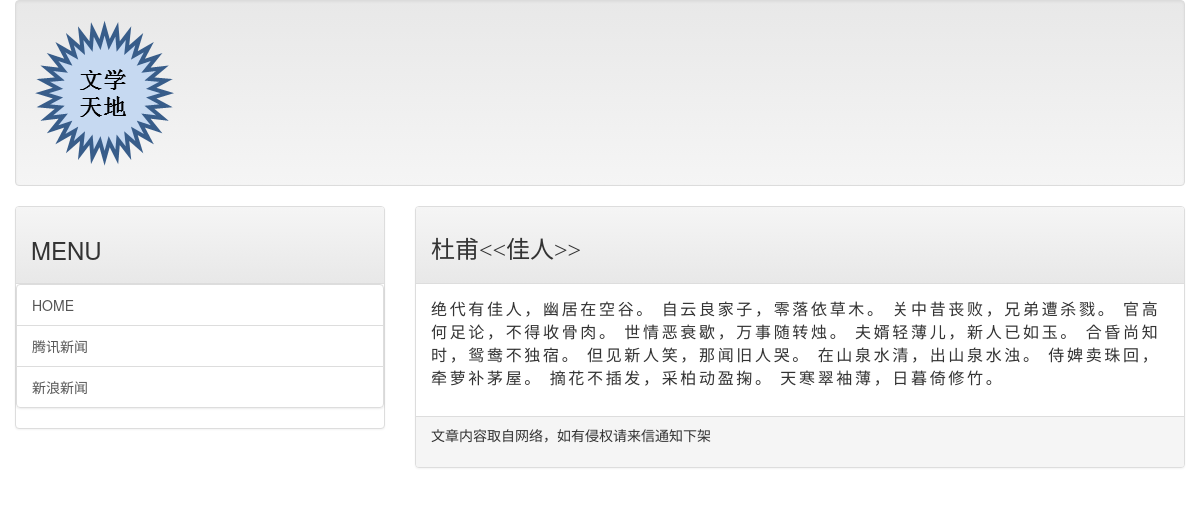
Screenshot of /post/jiaren with the database file from the repository.
### mainsite/models.py (models this page shows, shortened)
class Post(models.Model):
	title = models.CharField(max_length=200)
	slug = models.CharField(max_length=200)
	body = models.TextField()
	pub_date = models.DateTimeField(default=timezone.now)
	class Meta:
		ordering = ('-pub_date',)

### mainsite/views.py (the view)
# urls.py: url(r'^post/(\w+)$',showpost),
def showpost(request,slug):
	template = get_template('post.html')
	try:
		post = Post.objects.get(slug=slug)
		if post != None:
			html = template.render(locals())
			return HttpResponse(html)
	except:
		return redirect('/')

### templates/post.html (shortened to what this page needs)
{% extends 'base.html' %}
{% load markdown_deux_tags %}
{% block headmessage %}
	<h3 style="font-family: 微软雅黑";>{{ post.title }}</h3>
{% endblock %}
{% block content %}
	<p style="font-family: 微软雅黑;font-size: 12pt;letter-spacing: 2pt;">
		{{ post.body|safe }}
	</p>
{% endblock %}

### rows the page displays
Post: title "杜甫<<佳人>>", body "绝代有佳人，幽居在空谷。 自云良家子，零落依草木。 关中昔丧败，兄弟遭杀戮。 官高何足论，不得收骨肉。 世情恶衰歇，万事随转烛。 夫婿轻薄儿，新人已如玉。 合昏尚知时，鸳鸯不独宿。 但见新人笑，那闻旧人哭。 在山泉水清，出山泉水浊。 侍婢卖珠回，牵萝补茅屋。 摘花不插发，采柏动盈掬。 天寒翠袖薄，日暮倚修竹。"
